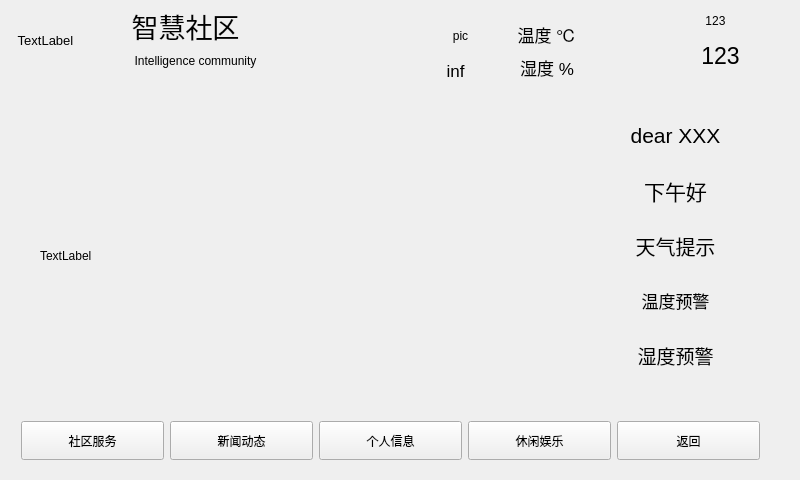
<?xml version="1.0" encoding="UTF-8"?>
<ui version="4.0">
 <class>intelligent_community</class>
 <widget class="QMainWindow" name="intelligent_community">
  <property name="geometry">
   <rect>
    <x>0</x>
    <y>0</y>
    <width>800</width>
    <height>480</height>
   </rect>
  </property>
  <property name="windowTitle">
   <string>智慧社区</string>
  </property>
  <widget class="QWidget" name="centralWidget">
   <widget class="QWidget" name="widget_3" native="true">
    <property name="geometry">
     <rect>
      <x>10</x>
      <y>410</y>
      <width>761</width>
      <height>61</height>
     </rect>
    </property>
    <layout class="QHBoxLayout" name="horizontalLayout">
     <item>
      <widget class="QPushButton" name="server_Btn">
       <property name="sizePolicy">
        <sizepolicy hsizetype="Expanding" vsizetype="Expanding">
         <horstretch>0</horstretch>
         <verstretch>0</verstretch>
        </sizepolicy>
       </property>
       <property name="text">
        <string>社区服务</string>
       </property>
      </widget>
     </item>
     <item>
      <widget class="QPushButton" name="news_Btn">
       <property name="sizePolicy">
        <sizepolicy hsizetype="Expanding" vsizetype="Expanding">
         <horstretch>0</horstretch>
         <verstretch>0</verstretch>
        </sizepolicy>
       </property>
       <property name="text">
        <string>新闻动态</string>
       </property>
      </widget>
     </item>
     <item>
      <widget class="QPushButton" name="selfinfo_Btn">
       <property name="sizePolicy">
        <sizepolicy hsizetype="Expanding" vsizetype="Expanding">
         <horstretch>0</horstretch>
         <verstretch>0</verstretch>
        </sizepolicy>
       </property>
       <property name="text">
        <string>个人信息</string>
       </property>
      </widget>
     </item>
     <item>
      <widget class="QPushButton" name="leien_Btn">
       <property name="sizePolicy">
        <sizepolicy hsizetype="Expanding" vsizetype="Expanding">
         <horstretch>0</horstretch>
         <verstretch>0</verstretch>
        </sizepolicy>
       </property>
       <property name="text">
        <string>休闲娱乐</string>
       </property>
      </widget>
     </item>
     <item>
      <widget class="QPushButton" name="back_Btn">
       <property name="sizePolicy">
        <sizepolicy hsizetype="Expanding" vsizetype="Expanding">
         <horstretch>0</horstretch>
         <verstretch>0</verstretch>
        </sizepolicy>
       </property>
       <property name="text">
        <string>返回</string>
       </property>
      </widget>
     </item>
    </layout>
   </widget>
   <widget class="QWidget" name="widget_2" native="true">
    <property name="geometry">
     <rect>
      <x>320</x>
      <y>0</y>
      <width>352</width>
      <height>88</height>
     </rect>
    </property>
    <property name="sizePolicy">
     <sizepolicy hsizetype="Fixed" vsizetype="Fixed">
      <horstretch>0</horstretch>
      <verstretch>0</verstretch>
     </sizepolicy>
    </property>
    <property name="font">
     <font>
      <pointsize>9</pointsize>
     </font>
    </property>
    <widget class="QLabel" name="info_pic_label">
     <property name="geometry">
      <rect>
       <x>110</x>
       <y>10</y>
       <width>61</width>
       <height>51</height>
      </rect>
     </property>
     <property name="text">
      <string>pic</string>
     </property>
     <property name="alignment">
      <set>Qt::AlignCenter</set>
     </property>
    </widget>
    <widget class="QWidget" name="widget_4" native="true">
     <property name="geometry">
      <rect>
       <x>180</x>
       <y>10</y>
       <width>171</width>
       <height>81</height>
      </rect>
     </property>
     <property name="font">
      <font>
       <pointsize>14</pointsize>
      </font>
     </property>
     <layout class="QGridLayout" name="gridLayout_5">
      <item row="1" column="1">
       <widget class="QLabel" name="humidity_label">
        <property name="font">
         <font>
          <pointsize>13</pointsize>
         </font>
        </property>
        <property name="text">
         <string/>
        </property>
        <property name="alignment">
         <set>Qt::AlignCenter</set>
        </property>
       </widget>
      </item>
      <item row="1" column="0">
       <widget class="QLabel" name="label_9">
        <property name="sizePolicy">
         <sizepolicy hsizetype="Minimum" vsizetype="Minimum">
          <horstretch>0</horstretch>
          <verstretch>0</verstretch>
         </sizepolicy>
        </property>
        <property name="font">
         <font>
          <pointsize>13</pointsize>
         </font>
        </property>
        <property name="text">
         <string>湿度 %</string>
        </property>
        <property name="alignment">
         <set>Qt::AlignCenter</set>
        </property>
       </widget>
      </item>
      <item row="0" column="1">
       <widget class="QLabel" name="temper_label">
        <property name="font">
         <font>
          <pointsize>12</pointsize>
         </font>
        </property>
        <property name="text">
         <string/>
        </property>
        <property name="alignment">
         <set>Qt::AlignCenter</set>
        </property>
       </widget>
      </item>
      <item row="0" column="0">
       <widget class="QLabel" name="label_10">
        <property name="sizePolicy">
         <sizepolicy hsizetype="Minimum" vsizetype="Minimum">
          <horstretch>0</horstretch>
          <verstretch>0</verstretch>
         </sizepolicy>
        </property>
        <property name="font">
         <font>
          <pointsize>13</pointsize>
         </font>
        </property>
        <property name="text">
         <string>温度 ℃</string>
        </property>
        <property name="alignment">
         <set>Qt::AlignCenter</set>
        </property>
       </widget>
      </item>
     </layout>
    </widget>
    <widget class="QLabel" name="info_label">
     <property name="geometry">
      <rect>
       <x>100</x>
       <y>60</y>
       <width>71</width>
       <height>21</height>
      </rect>
     </property>
     <property name="font">
      <font>
       <pointsize>13</pointsize>
      </font>
     </property>
     <property name="text">
      <string>inf</string>
     </property>
     <property name="alignment">
      <set>Qt::AlignCenter</set>
     </property>
    </widget>
    <widget class="QLabel" name="city_label">
     <property name="geometry">
      <rect>
       <x>10</x>
       <y>20</y>
       <width>90</width>
       <height>46</height>
      </rect>
     </property>
     <property name="font">
      <font>
       <pointsize>17</pointsize>
      </font>
     </property>
     <property name="text">
      <string/>
     </property>
     <property name="alignment">
      <set>Qt::AlignCenter</set>
     </property>
    </widget>
   </widget>
   <widget class="QLabel" name="label_17">
    <property name="geometry">
     <rect>
      <x>40</x>
      <y>120</y>
      <width>491</width>
      <height>271</height>
     </rect>
    </property>
    <property name="text">
     <string>TextLabel</string>
    </property>
   </widget>
   <widget class="QLabel" name="label">
    <property name="geometry">
     <rect>
      <x>0</x>
      <y>0</y>
      <width>91</width>
      <height>81</height>
     </rect>
    </property>
    <property name="font">
     <font>
      <pointsize>10</pointsize>
     </font>
    </property>
    <property name="text">
     <string>TextLabel</string>
    </property>
    <property name="alignment">
     <set>Qt::AlignCenter</set>
    </property>
   </widget>
   <widget class="QLabel" name="label_6">
    <property name="geometry">
     <rect>
      <x>120</x>
      <y>0</y>
      <width>131</width>
      <height>51</height>
     </rect>
    </property>
    <property name="font">
     <font>
      <pointsize>20</pointsize>
     </font>
    </property>
    <property name="text">
     <string>智慧社区</string>
    </property>
    <property name="alignment">
     <set>Qt::AlignCenter</set>
    </property>
   </widget>
   <widget class="QLabel" name="label_7">
    <property name="geometry">
     <rect>
      <x>90</x>
      <y>40</y>
      <width>211</width>
      <height>41</height>
     </rect>
    </property>
    <property name="font">
     <font>
      <pointsize>9</pointsize>
     </font>
    </property>
    <property name="text">
     <string>Intelligence community</string>
    </property>
    <property name="alignment">
     <set>Qt::AlignCenter</set>
    </property>
   </widget>
   <widget class="QLabel" name="date_label">
    <property name="geometry">
     <rect>
      <x>650</x>
      <y>0</y>
      <width>131</width>
      <height>41</height>
     </rect>
    </property>
    <property name="text">
     <string>123</string>
    </property>
    <property name="alignment">
     <set>Qt::AlignCenter</set>
    </property>
   </widget>
   <widget class="QLabel" name="time_label">
    <property name="geometry">
     <rect>
      <x>650</x>
      <y>30</y>
      <width>141</width>
      <height>51</height>
     </rect>
    </property>
    <property name="font">
     <font>
      <pointsize>17</pointsize>
     </font>
    </property>
    <property name="text">
     <string>123</string>
    </property>
    <property name="alignment">
     <set>Qt::AlignCenter</set>
    </property>
   </widget>
   <widget class="QWidget" name="widget" native="true">
    <property name="geometry">
     <rect>
      <x>560</x>
      <y>100</y>
      <width>231</width>
      <height>291</height>
     </rect>
    </property>
    <property name="font">
     <font>
      <pointsize>11</pointsize>
     </font>
    </property>
    <layout class="QVBoxLayout" name="verticalLayout">
     <item>
      <widget class="QLabel" name="name_label">
       <property name="font">
        <font>
         <pointsize>16</pointsize>
        </font>
       </property>
       <property name="text">
        <string>dear XXX</string>
       </property>
       <property name="alignment">
        <set>Qt::AlignCenter</set>
       </property>
      </widget>
     </item>
     <item>
      <widget class="QLabel" name="time_greetings_label">
       <property name="font">
        <font>
         <pointsize>16</pointsize>
        </font>
       </property>
       <property name="text">
        <string>下午好</string>
       </property>
       <property name="alignment">
        <set>Qt::AlignCenter</set>
       </property>
      </widget>
     </item>
     <item>
      <widget class="QLabel" name="wearther_waring_label">
       <property name="font">
        <font>
         <pointsize>15</pointsize>
        </font>
       </property>
       <property name="text">
        <string>天气提示</string>
       </property>
       <property name="alignment">
        <set>Qt::AlignCenter</set>
       </property>
      </widget>
     </item>
     <item>
      <widget class="QLabel" name="temper_warning_label">
       <property name="font">
        <font>
         <pointsize>13</pointsize>
        </font>
       </property>
       <property name="text">
        <string>温度预警</string>
       </property>
       <property name="alignment">
        <set>Qt::AlignCenter</set>
       </property>
      </widget>
     </item>
     <item>
      <widget class="QLabel" name="humi_warining_label">
       <property name="font">
        <font>
         <pointsize>14</pointsize>
        </font>
       </property>
       <property name="text">
        <string>湿度预警</string>
       </property>
       <property name="alignment">
        <set>Qt::AlignCenter</set>
       </property>
      </widget>
     </item>
    </layout>
   </widget>
  </widget>
 </widget>
 <layoutdefault spacing="6" margin="11"/>
 <resources/>
 <connections/>
</ui>
